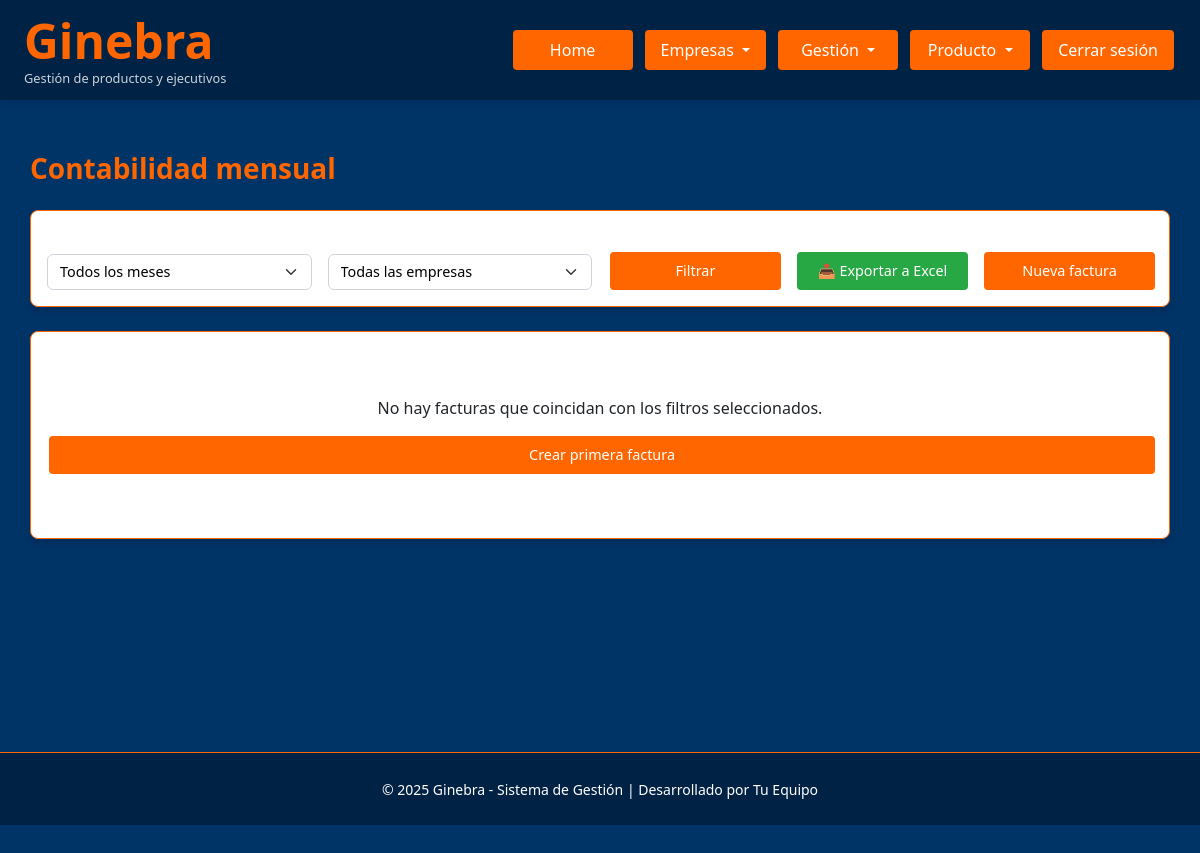
/admin/contabilidad (signed in), run on an earlier commit of the app's database.
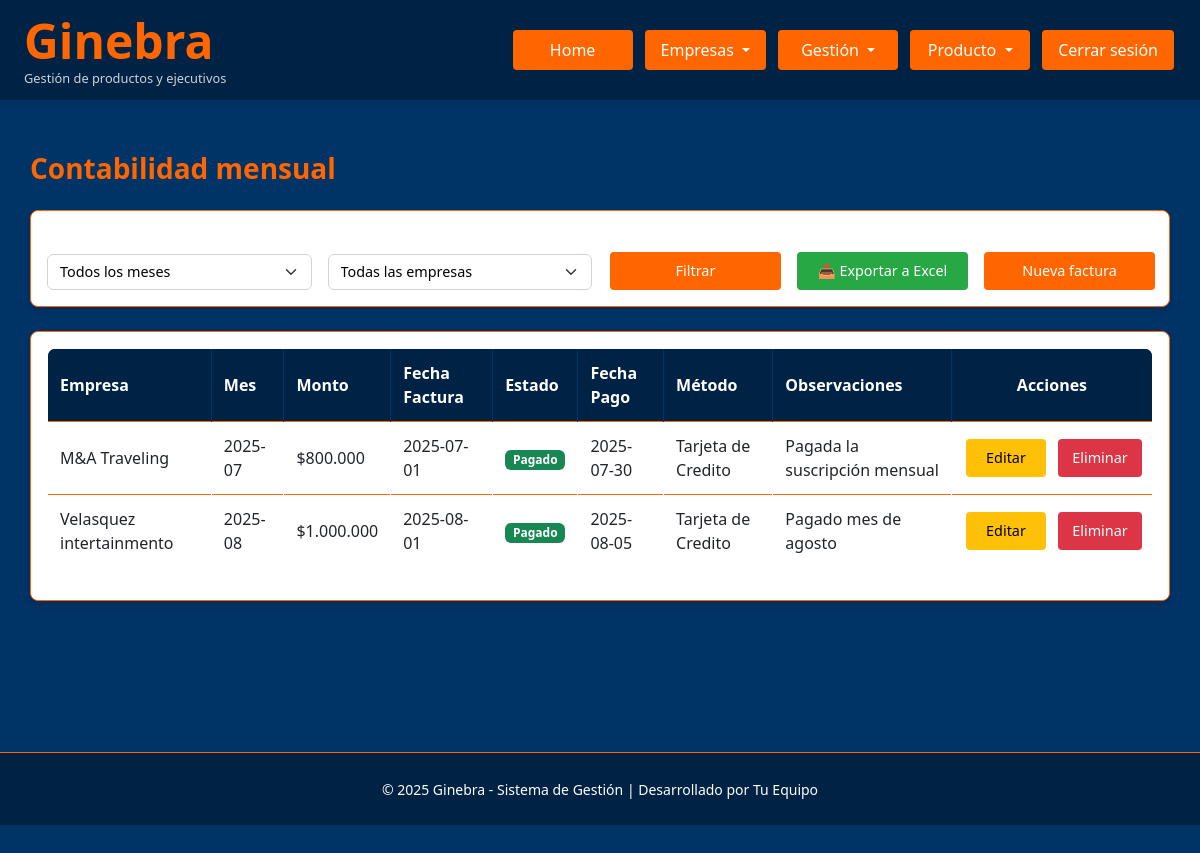
And on a later commit of the database.
### Ginebra.py (models this page shows)
class Factura(db.Model):
    id = db.Column(db.Integer, primary_key=True)
    empresa_id = db.Column(db.Integer, db.ForeignKey('empresa.id'), nullable=False)
    empresa = db.relationship('Empresa', backref=db.backref('facturas', lazy=True))
    mes = db.Column(db.Date, nullable=True, index=True)
    monto = db.Column(db.Numeric(12, 2), default=Decimal('0.00'), index=True)
    estado = db.Column(db.Enum(*ESTADO_PAGO_OPTIONS, name='estado_pago_factura'), default='No Pagado')
    fecha_pago = db.Column(db.Date, nullable=True, index=True)
    metodo_pago = db.Column(db.String(50), nullable=True, index=True)
    observaciones = db.Column(db.Text, nullable=True, index=True)

class Empresa(db.Model):
    id = db.Column(db.Integer, primary_key=True)
    nombre = db.Column(db.String(100))
    representante = db.Column(db.String(100))
    telefono = db.Column(db.String(20))
    correo = db.Column(db.String(100))
    direccion = db.Column(db.String(200))
    razon_social = db.Column(db.String(100))
    tiene_gestion = db.Column(db.Enum(*GESTION_OPTIONS, name='gestion_options'), default='no')
    tiene_productos = db.Column(db.Enum(*PRODUCTOS_OPTIONS, name='productos_options'), default='no')

### Ginebra.py (the view, shortened to what this page needs)
@app.route('/admin/contabilidad')
@login_required
@rol_required('admin', 'master')
def contabilidad_empresas():
    mes_param = request.args.get('mes', '')
    empresa_param = request.args.get('empresa_id', '')
    fecha_actual = datetime.now()
    meses_anteriores = []
    for i in range(12):
        fecha_mes = fecha_actual - timedelta(days=30*i)
        mes_str = fecha_mes.strftime('%Y-%m')
        mes_nombre = obtener_nombre_mes(fecha_mes.month)
        meses_anteriores.append(f"{mes_str} ({mes_nombre})")
    query = Factura.query.join(Empresa)
    selected_mes_str = mes_param
    selected_empresa_id = empresa_param
    if empresa_param:
        query = query.filter(Factura.empresa_id == int(empresa_param))
    facturas = query.all()
    empresas = Empresa.query.all()
    return render_template('contabilidad_empresas.html',
                         facturas=facturas,
                         empresas=empresas,
                         meses_anteriores=meses_anteriores,
                         selected_mes_str=selected_mes_str,
                         selected_empresa_id=selected_empresa_id)

### Ginebra.py (called while the page is built)
@login_manager.user_loader
def load_user(user_id):
    return Usuario.query.get(int(user_id))

@app.context_processor
def inject_global_functions():
    return dict(ruta_inicio_por_rol=ruta_inicio_por_rol)

def rol_required(*roles):
    def decorator(f):
        @wraps(f)
        def wrapped(*args, **kwargs):
            if current_user.rol not in roles:
                flash('Acceso denegado.', 'danger')
                return redirect(url_for('dashboard'))
            return f(*args, **kwargs)
        return wrapped
    return decorator

def obtener_nombre_mes(numero_mes):
    meses = {
        1: 'Enero', 2: 'Febrero', 3: 'Marzo', 4: 'Abril',
        5: 'Mayo', 6: 'Junio', 7: 'Julio', 8: 'Agosto',
        9: 'Septiembre', 10: 'Octubre', 11: 'Noviembre', 12: 'Diciembre'
    }
    return meses.get(numero_mes, 'Mes desconocido')

def ruta_inicio_por_rol(usuario):
    if usuario.rol in ('master', 'admin'):
        return 'admin_panel'
    elif usuario.rol == 'controling':
        return 'controling_panel'
    elif usuario.rol == 'analista':
        return 'analista_panel'
    elif usuario.rol == 'ejecutivo':
        return 'ejecutivo_panel'
    else:
        return 'login'

@app.template_filter('formato_miles')
def formato_miles(value):
    try:
        value = round(float(value))
        return '{:,.0f}'.format(value).replace(',', '.')
    except:
        return '0'

@app.template_filter('safe_decimal')
def safe_decimal_filter(value):
    if value is None:
        return ''
    try:
        return str(value)
    except:
        return ''

@app.template_filter('safe_date')
def safe_date_filter(value, format='%Y-%m-%d'):
    if value is None:
        return ''
    try:
        return value.strftime(format)
    except:
        return ''

### templates/contabilidad_empresas.html (shortened to what this page needs)
{% extends "base.html" %}
{% block extra_css %}
<link rel="stylesheet" href="{{ url_for('static', filename='contabilidad_empresas.css') }}">
{% endblock %}
{% block content %}
<div class="container" style="margin-top: 120px;">
  <div class="d-flex justify-content-between align-items-center mb-4">
    <h3 class="mb-0">Contabilidad mensual</h3>
  </div>
  <div class="card mb-4">
    <div class="card-body">
      <form method="GET" class="row g-3 align-items-end">
        <div class="col-md-3">
          <label for="mes" class="form-label">Filtrar por mes:</label>
          <select class="form-select" id="mes" name="mes">
            <option value="">Todos los meses</option>
          </select>
        </div>
        <div class="col-md-3">
          <label for="empresa_id" class="form-label">Filtrar por empresa:</label>
          <select class="form-select" id="empresa_id" name="empresa_id">
            <option value="">Todas las empresas</option>
          </select>
        </div>
        <div class="col-md-2">
          <button type="submit" class="btn btn-primary">Filtrar</button>
        </div>
        <div class="col-md-2">
          <a href="{{ url_for('exportar_facturas', mes=selected_mes_str, empresa_id=selected_empresa_id) }}" class="btn btn-success w-100">📤 Exportar a Excel</a>
        </div>
        <div class="col-md-2">
          <a href="{{ url_for('nueva_factura') }}" class="btn btn-custom w-100">Nueva factura</a>
        </div>
      </form>
    </div>
  </div>
  <div class="card">
    <div class="card-body">
      {% if facturas %}
      <div class="table-responsive">
        <table class="table table-bordered table-hover text-white align-middle">
          <thead>
            <tr>
              <th>Empresa</th>
              <th>Mes</th>
              <th>Monto</th>
              <th>Fecha Factura</th>
              <th>Estado</th>
              <th>Fecha Pago</th>
              <th>Método</th>
              <th>Observaciones</th>
              <th class="text-center">Acciones</th>
            </tr>
          </thead>
          <tbody>
            {% for factura in facturas %}
            <tr>
              <td>{{ factura.empresa.nombre }}</td>
              <td>{{ factura.mes | safe_date('%Y-%m') if factura.mes else '-' }}</td>
              <td>${{ factura.monto | safe_decimal | formato_miles }}</td>
              <td>{{ factura.mes | safe_date('%Y-%m-%d') if factura.mes else '-' }}</td>
              <td>
                {% if factura.estado == 'Pagado' %}
                  <span class="badge bg-success">Pagado</span>
                {% else %}
                  <span class="badge bg-warning text-dark">No Pagado</span>
                {% endif %}
              </td>
              <td>{{ factura.fecha_pago | safe_date if factura.fecha_pago else '-' }}</td>
              <td>{{ factura.metodo_pago if factura.metodo_pago else '-' }}</td>
              <td>{{ factura.observaciones if factura.observaciones else '-' }}</td>
              <td class="text-center">
                <div class="d-inline-flex gap-2">
                  <a href="{{ url_for('editar_factura', id=factura.id) }}" class="btn btn-sm btn-warning">Editar</a>
                  <form method="POST" action="{{ url_for('eliminar_factura', id=factura.id) }}" onsubmit="return confirm('¿Seguro que quieres eliminar esta factura?')">
                    <button type="submit" class="btn btn-sm btn-danger">Eliminar</button>
                  </form>
                </div>
              </td>
            </tr>
            {% endfor %}
          </tbody>
        </table>
      </div>
      {% else %}
      <div class="text-center py-5">
        <p class="mb-0">No hay facturas que coincidan con los filtros seleccionados.</p>
        <a href="{{ url_for('nueva_factura') }}" class="btn btn-custom mt-3">Crear primera factura</a>
      </div>
      {% endif %}
    </div>
  </div>
</div>
{% endblock %}

### templates/base.html (shortened to what this page needs)
<!DOCTYPE html>
<html lang="es">
<head>
    <link href="https://cdn.jsdelivr.net/npm/bootstrap@5.3.0/dist/css/bootstrap.min.css" rel="stylesheet" />
    <link rel="stylesheet" href="{{ url_for('static', filename='base.css') }}" />
    {% block extra_css %}{% endblock %}
</head>
<body>
    {% block navbar %}
    <nav class="navbar-custom d-flex justify-content-between align-items-center px-4">
        <div class="logo">
            <h1 class="m-0">
                <a href="{% if current_user.is_authenticated %}{{ url_for(ruta_inicio_por_rol(current_user)) }}{% else %}{{ url_for('login') }}{% endif %}"
                   style="color: inherit; text-decoration: none;">
                    Ginebra
                </a>
            </h1>
            <p class="subtitulo">Gestión de productos y ejecutivos</p>
        </div>
        <div class="nav-links d-flex gap-2 align-items-center">
            {% if current_user.is_authenticated %}
                <a href="{{ url_for(ruta_inicio_por_rol(current_user)) }}" class="btn btn-custom">Home</a>
                {% if current_user.rol in ['admin', 'master'] %}
                <div class="dropdown">
                    <button class="btn btn-custom dropdown-toggle" type="button" data-bs-toggle="dropdown">
                        Empresas
                    </button>
                </div>
                {% endif %}
                {% if current_user.rol in ['admin', 'master', 'controling', 'ejecutivo'] %}
                <div class="dropdown">
                    <button class="btn btn-custom dropdown-toggle" type="button" data-bs-toggle="dropdown"
                            {% if current_user.empresa and current_user.empresa.tiene_gestion != 'si' %}disabled{% endif %}>
                        Gestión
                    </button>
                </div>
                {% endif %}
                {% if current_user.rol in ['admin', 'master', 'analista'] %}
                <div class="dropdown">
                    <button class="btn btn-custom dropdown-toggle" type="button" data-bs-toggle="dropdown"
                            {% if current_user.empresa and current_user.empresa.tiene_productos != 'si' %}disabled{% endif %}>
                        Producto
                    </button>
                </div>
                {% endif %}
                <a href="{{ url_for('logout') }}" class="btn btn-custom">Cerrar sesión</a>
            {% endif %}
        </div>
    </nav>
    {% endblock %}
    <main class="main-content">
        <div class="container">
            {% block content %}{% endblock %}
        </div>
    </main>
    {% block footer %}
    <footer>
        <small>© 2025 Ginebra - Sistema de Gestión | Desarrollado por {% block footer_dev %}Tu Equipo{% endblock %}</small>
    </footer>
    {% endblock %}
</body>
</html>

### statics/base.css (style rules this page uses)
:root { --primary-bg-color: #003366; --secondary-bg-color: #002244; --accent-color: #ff6600; --text-color: #fff; --hover-color: #ffffff; --light-hover-color: #ffcc99; --success-color: #28a745; --warning-color: #ffc107; --danger-color: #dc3545; --info-color: #17a2b8; }
body { background-color: var(--primary-bg-color); color: var(--text-color); font-family: "Segoe UI", Tahoma, Geneva, Verdana, sans-serif; margin: 0; padding: 0; min-height: 100vh; }
a { color: var(--text-color); text-decoration: none; }
form { display: inline; }
.navbar-custom { position: fixed; top: 0; width: 100%; height: 100px; z-index: 1050; background-color: var(--secondary-bg-color); color: var(--text-color); padding: 10px 0; box-shadow: 0 2px 8px rgba(0, 0, 0, 0.08); }
.navbar-custom .logo h1 { color: var(--accent-color); font-weight: bold; font-size: 3rem; margin: 0; }
.navbar-custom .logo .subtitulo { color: var(--text-color); font-size: 0.8rem; margin: 0; opacity: 0.8; }
.nav-links { display: flex; gap: 8px; align-items: center; }
.btn, .btn-custom, .dropdown-toggle, .btn-login { background-color: var(--accent-color) !important; color: var(--text-color) !important; border: none !important; padding: 8px 16px; border-radius: 4px; font-weight: 500; text-align: center; transition: background-color 0.3s ease; text-decoration: none; min-width: 120px; margin: 0 2px; }
.btn-success { background-color: var(--success-color) !important; }
.btn-warning { background-color: var(--warning-color) !important; color: #000 !important; }
.btn-danger { background-color: var(--danger-color) !important; }
.main-content { margin-top: 120px; padding: 2rem 0; min-height: calc(100vh - 200px); }
.container { max-width: 1200px; margin: 0 auto; padding: 0 15px; }
h1, h2, h3, h4, h5, h6 { color: var(--accent-color); font-weight: 600; }
h3, h4 { margin-bottom: 1.5rem; }
.table { background-color: white; border: 1px solid var(--accent-color); color: #000; border-radius: 8px; overflow: hidden; }
.table thead { background-color: var(--secondary-bg-color); }
.table thead th { color: var(--text-color); border-color: var(--primary-bg-color); font-weight: 600; }
.table th, .table td { vertical-align: middle; border-color: #dee2e6; padding: 12px; }
.table td.text-center { white-space: nowrap; }
.table .btn { margin: 2px; min-width: 80px; }
.form-control, .form-select { background-color: white; border: 1px solid #ced4da; color: #000; }
.form-label { color: var(--text-color); font-weight: 500; margin-bottom: 0.5rem; }
.card { background-color: white; border: 1px solid var(--accent-color); border-radius: 8px; box-shadow: 0 4px 6px rgba(0, 0, 0, 0.1); }
footer { background-color: var(--secondary-bg-color); color: var(--text-color); text-align: center; padding: 1.5rem 0; margin-top: 2rem; border-top: 1px solid var(--accent-color); }

### statics/contabilidad_empresas.css (style rules this page uses)
.table { background-color: rgba(255, 255, 255, 0.05); }
.table th { background-color: var(--secondary-bg-color); border-color: var(--accent-color); font-weight: 600; }
.table td { border-color: rgba(255, 255, 255, 0.1); vertical-align: middle; }
.btn-warning { background-color: #ffc107; border-color: #ffc107; color: #000; }
.btn-danger { background-color: #dc3545; border-color: #dc3545; }
.btn-success { background-color: #28a745; border-color: #28a745; }
.card.mb-4 { min-height: auto; }
.card.mb-4 .card-body { padding: 1rem; }
.card.mb-4 .form-label { margin-bottom: 0.25rem; font-size: 0.9rem; }
.card.mb-4 .form-select { padding: 0.375rem 0.75rem; font-size: 0.9rem; }
.card .btn { min-height: 38px; width: 100%; display: flex; align-items: center; justify-content: center; line-height: 1.2; font-weight: 400; padding: 0.375rem 0.75rem; font-size: 0.9rem; }
.container { margin-top: 0px !important; }
h3 { color: var(--accent-color); font-weight: 600; }

What changed in the data, as far as the page shows it:
added Factura: empresa.nombre "M&A Traveling", mes "2025-07", monto "800.000", mes "2025-07-01", estado "Pagado", fecha_pago "2025-07-30", metodo_pago "Tarjeta de Credito", observaciones "Pagada la suscripción mensual"
added Factura: empresa.nombre "Velasquez intertainmento", mes "2025-08", monto "1.000.000", mes "2025-08-01", estado "Pagado", fecha_pago "2025-08-05", metodo_pago "Tarjeta de Credito", observaciones "Pagado mes de agosto"
Also different on the page:
text no longer shown: "No hay facturas que coincidan con los filtros seleccionados. Crear primera factura"
text now shown: "Empresa Mes Monto Fecha Factura Estado Fecha Pago Método Observaciones Acciones"
